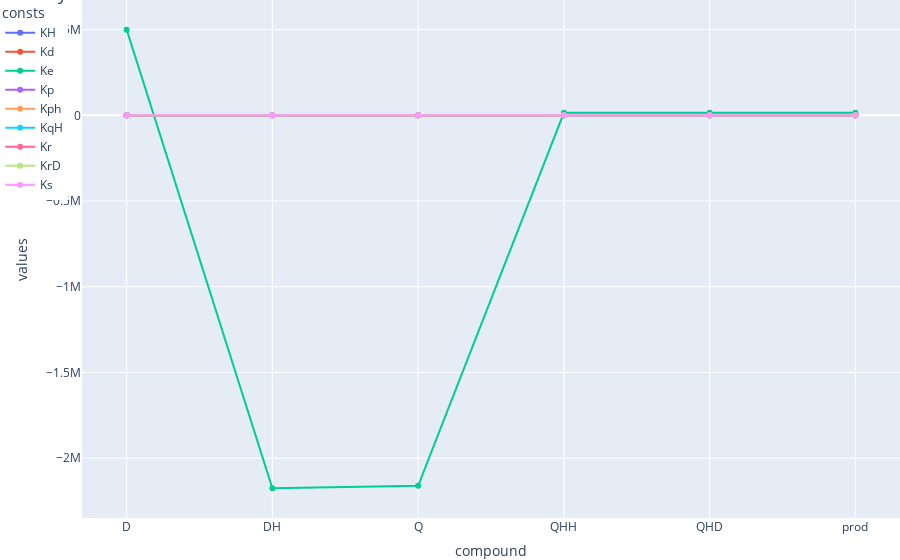

Write notebook code for a chart like this one.
### Code cell
fig = plyx.line(
    data_frame=melt_result0,
    x="compound",
    y="values",
    color='consts',
    markers=True,
    # hovertemplate="Аргумент: %{x}<br>Функция: %{y}",
    title="layout.hovermode='x'"
)
fig.update_traces(
     hovertemplate=None
)
fig.update_layout(
    margin=dict(l=0, r=0, b=0, t=0, pad=0),
    legend=dict(x=-0.1, y=1, xanchor="left"),
    hovermode="x",
    
)

### Figure 1 — Plotly figure (JSON) as saved in the notebook; plotly's stock layout.template omitted (floating-point values rounded to 4 significant figures)
{"data": [{"legendgroup": "KH", "line": {"color": "#636efa", "dash": "solid"}, "marker": {"symbol": "circle"}, "mode": "lines+markers", "name": "KH", "orientation": "v", "showlegend": true, "type": "scatter", "x": ["D", "DH", "Q", "QHH", "QHD", "prod"], "xaxis": "x", "y": [2.236, -3.271e-07, 0.06585, 0.06586, 0.06649, 0.06647], "yaxis": "y"}, {"legendgroup": "Kd", "line": {"color": "#EF553B", "dash": "solid"}, "marker": {"symbol": "circle"}, "mode": "lines+markers", "name": "Kd", "orientation": "v", "showlegend": true, "type": "scatter", "x": ["D", "DH", "Q", "QHH", "QHD", "prod"], "xaxis": "x", "y": [5.664e-15, -3.306e-20, 6.029e-15, -1.618e-18, 7.267e-17, 1.469e-16], "yaxis": "y"}, {"legendgroup": "Ke", "line": {"color": "#00cc96", "dash": "solid"}, "marker": {"symbol": "circle"}, "mode": "lines+markers", "name": "Ke", "orientation": "v", "showlegend": true, "type": "scatter", "x": ["D", "DH", "Q", "QHH", "QHD", "prod"], "xaxis": "x", "y": [499700.0, -2176000.0, -2161000.0, 14540.0, 14680.0, 14670.0], "yaxis": "y"}, {"legendgroup": "Kp", "line": {"color": "#ab63fa", "dash": "solid"}, "marker": {"symbol": "circle"}, "mode": "lines+markers", "name": "Kp", "orientation": "v", "showlegend": true, "type": "scatter", "x": ["D", "DH", "Q", "QHH", "QHD", "prod"], "xaxis": "x", "y": [-4.127e-17, 8.659e-21, -1.842e-15, 2.024e-13, -2.042e-13, 2.042e-13], "yaxis": "y"}, {"legendgroup": "Kph", "line": {"color": "#FFA15A", "dash": "solid"}, "marker": {"symbol": "circle"}, "mode": "lines+markers", "name": "Kph", "orientation": "v", "showlegend": true, "type": "scatter", "x": ["D", "DH", "Q", "QHH", "QHD", "prod"], "xaxis": "x", "y": [-4.521e-13, 2.369e-12, -2.176e-07, -1.216e-14, -1.235e-14, 2.176e-07], "yaxis": "y"}, {"legendgroup": "KqH", "line": {"color": "#19d3f3", "dash": "solid"}, "marker": {"symbol": "circle"}, "mode": "lines+markers", "name": "KqH", "orientation": "v", "showlegend": true, "type": "scatter", "x": ["D", "DH", "Q", "QHH", "QHD", "prod"], "xaxis": "x", "y": [-8.651e-06, 1.836e-09, -0.0003828, -0.0003828, 9.047e-06, -1.977e-07], "yaxis": "y"}, {"legendgroup": "Kr", "line": {"color": "#FF6692", "dash": "solid"}, "marker": {"symbol": "circle"}, "mode": "lines+markers", "name": "Kr", "orientation": "v", "showlegend": true, "type": "scatter", "x": ["D", "DH", "Q", "QHH", "QHD", "prod"], "xaxis": "x", "y": [-0.03891, 4.041e-09, -0.0009459, -0.0009457, 0.04082, -0.0009533], "yaxis": "y"}, {"legendgroup": "KrD", "line": {"color": "#B6E880", "dash": "solid"}, "marker": {"symbol": "circle"}, "mode": "lines+markers", "name": "KrD", "orientation": "v", "showlegend": true, "type": "scatter", "x": ["D", "DH", "Q", "QHH", "QHD", "prod"], "xaxis": "x", "y": [-0.07872, -8.549e-11, 2.117e-05, 2.077e-05, -0.0009532, 0.03984], "yaxis": "y"}, {"legendgroup": "Ks", "line": {"color": "#FF97FF", "dash": "solid"}, "marker": {"symbol": "circle"}, "mode": "lines+markers", "name": "Ks", "orientation": "v", "showlegend": true, "type": "scatter", "x": ["D", "DH", "Q", "QHH", "QHD", "prod"], "xaxis": "x", "y": [-4.407e-09, 1.909e-12, -3.992e-07, 9.241e-09, -4.039e-07, -1.007e-10], "yaxis": "y"}], "layout": {"hovermode": "x", "legend": {"title": {"text": "consts"}, "tracegroupgap": 0, "x": -0.1, "xanchor": "left", "y": 1}, "margin": {"b": 0, "l": 0, "pad": 0, "r": 0, "t": 0}, "title": {"text": "layout.hovermode='x'"}, "xaxis": {"anchor": "y", "domain": [0, 1], "title": {"text": "compound"}}, "yaxis": {"anchor": "x", "domain": [0, 1], "title": {"text": "values"}}}}
